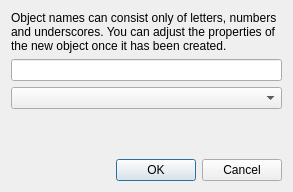
<?xml version="1.0" encoding="UTF-8"?>
<ui version="4.0">
 <class>ACNewObjectDialog</class>
 <widget class="QDialog" name="ACNewObjectDialog">
  <property name="geometry">
   <rect>
    <x>0</x>
    <y>0</y>
    <width>293</width>
    <height>192</height>
   </rect>
  </property>
  <property name="windowTitle">
   <string>New Object</string>
  </property>
  <property name="modal">
   <bool>false</bool>
  </property>
  <layout class="QVBoxLayout" name="verticalLayout">
   <item>
    <widget class="QLabel" name="label">
     <property name="text">
      <string>Object names can consist only of letters, numbers and underscores. You can adjust the properties of the new object once it has been created.</string>
     </property>
     <property name="wordWrap">
      <bool>true</bool>
     </property>
    </widget>
   </item>
   <item>
    <widget class="QLineEdit" name="objectName"/>
   </item>
   <item>
    <widget class="QComboBox" name="objectType">
     <property name="currentIndex">
      <number>-1</number>
     </property>
     <item>
      <property name="text">
       <string>Spawn Point</string>
      </property>
     </item>
     <item>
      <property name="text">
       <string>World Object</string>
      </property>
     </item>
     <item>
      <property name="text">
       <string>World Object (No Physics)</string>
      </property>
     </item>
    </widget>
   </item>
   <item>
    <spacer name="verticalSpacer">
     <property name="orientation">
      <enum>Qt::Vertical</enum>
     </property>
     <property name="sizeHint" stdset="0">
      <size>
       <width>20</width>
       <height>40</height>
      </size>
     </property>
    </spacer>
   </item>
   <item>
    <widget class="QDialogButtonBox" name="buttonBox">
     <property name="orientation">
      <enum>Qt::Horizontal</enum>
     </property>
     <property name="standardButtons">
      <set>QDialogButtonBox::Cancel|QDialogButtonBox::Ok</set>
     </property>
    </widget>
   </item>
  </layout>
 </widget>
 <resources/>
 <connections>
  <connection>
   <sender>buttonBox</sender>
   <signal>accepted()</signal>
   <receiver>ACNewObjectDialog</receiver>
   <slot>accept()</slot>
   <hints>
    <hint type="sourcelabel">
     <x>248</x>
     <y>254</y>
    </hint>
    <hint type="destinationlabel">
     <x>157</x>
     <y>274</y>
    </hint>
   </hints>
  </connection>
  <connection>
   <sender>buttonBox</sender>
   <signal>rejected()</signal>
   <receiver>ACNewObjectDialog</receiver>
   <slot>reject()</slot>
   <hints>
    <hint type="sourcelabel">
     <x>316</x>
     <y>260</y>
    </hint>
    <hint type="destinationlabel">
     <x>286</x>
     <y>274</y>
    </hint>
   </hints>
  </connection>
 </connections>
</ui>
